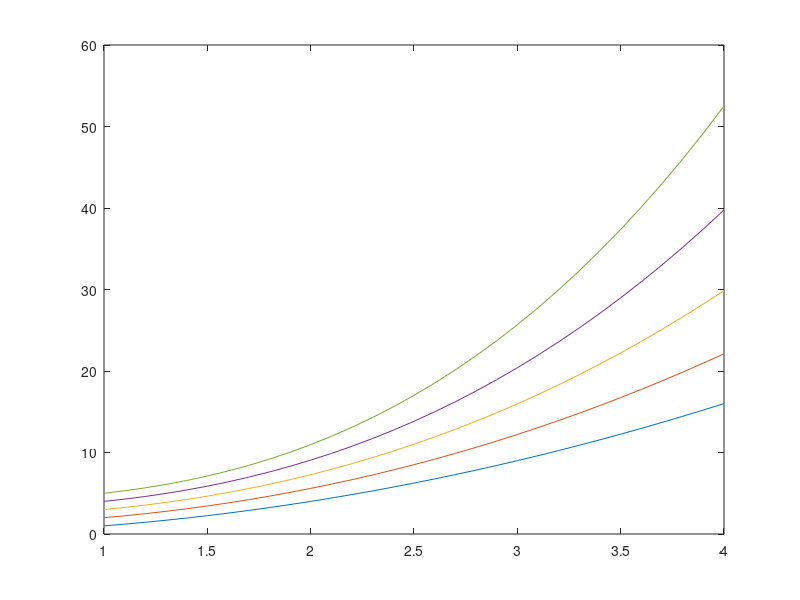
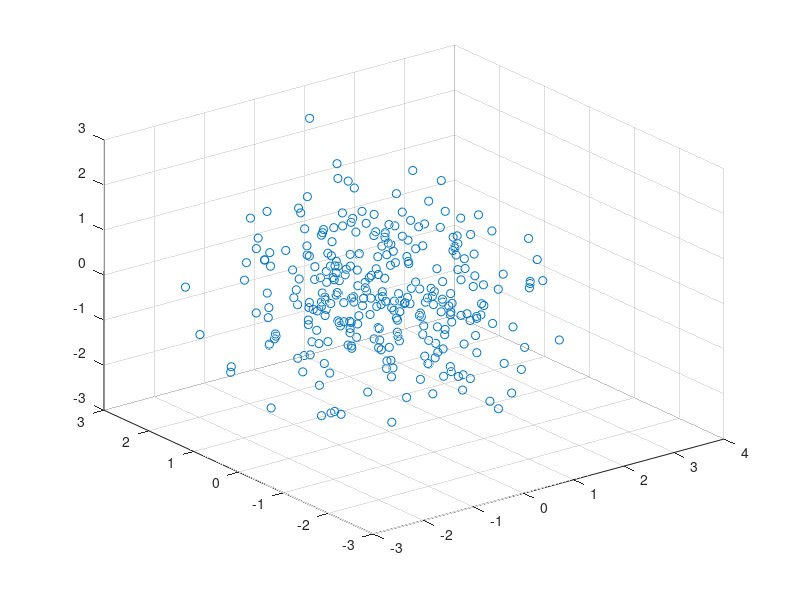
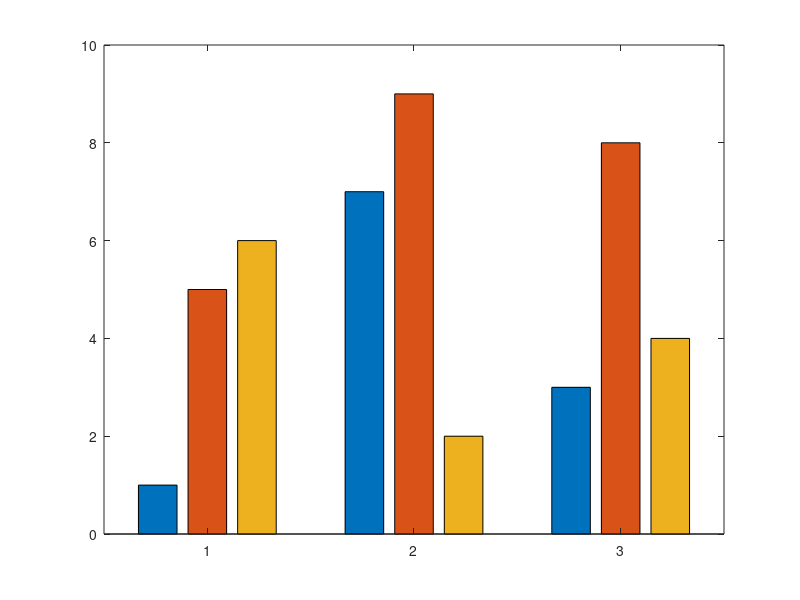
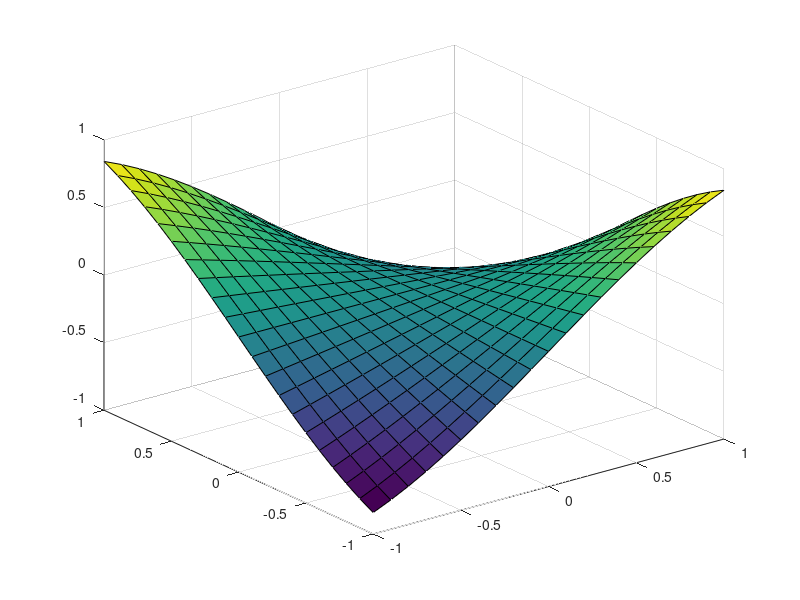

Reproduce these figures in MATLAB, in order. (Note: this script raises an error after producing the figures.)
close all

% ---------------------------------------------------
figure;
x = 1:0.1:4;
plot(x,x.^2,x,x.^2.2+1,x,x.^2.4+2,x,x.^2.6+3,x,x.^2.8+4);

% ---------------------------------------------------
figure
scatter3(randn(300,1),randn(300,1),randn(300,1))

% ---------------------------------------------------
figure
bar([1 5 6;7 9 2;3 8 4])

% ---------------------------------------------------
figure
x = -1:0.1:1;
y = -1:0.1:1;
[X Y] = meshgrid(x,y);
Z = sin(-X.*Y);
surf(X,Y,Z)

% ---------------------------------------------------
figure
subplot(221)
bar(magic(3))
subplot(222)
plot(magic(4))
subplot(223)
theta = linspace(0,1,500);
x = exp(theta).*sin(100*theta);
y = exp(theta).*cos(100*theta);
s = scatter(x,y);
subplot(224)
x = 2*randn(5000,1) + 5;
histogram(x,'Normalization','pdf')
hold on
y = -5:0.3:15;
mu = 5;
sigma = 2;
x = 2*randn(5000,1) + 8;
histogram(x,'Normalization','pdf')

% ---------------------------------------------------
figure
subplot(3,3,[1 2 4 5])
bar([1 3 4;2 4 2; 3 5 1]);
subplot(3,3,3)
scatter(randn(15,1),randn(15,1))
hold on
scatter(randn(15,1)+2,randn(15,1)+2)
subplot(3,3,6)
x = linspace(1,10,10);
y = sin(x);
errorbar(x,y,rand(1,length(x)))
hold on
errorbar(x+2,y+3,rand(1,length(x)))
set(gca,'XLim',[0 14])
subplot(3,3,[7 8 ])
x = 2*randn(5000,1) + 5;
histogram(x,'Normalization','pdf')
subplot(3,3,9)
x = linspace(1,6,30);
h = stem(x(1:3:end),sin(x(1:3:end)));
set(gca,'XLim',[0 7])

% ---------------------------------------------------
figure
x = 2*randn(5000,1) + 5;
histogram(x,'Normalization','pdf')
hold on
y = -5:0.3:15;
mu = 5;
sigma = 2;
f = exp(-(y-mu).^2./(2*sigma^2))./(sigma*sqrt(2*pi));
plot(y,f,'LineWidth',1.5)

% ---------------------------------------------------
figure
subplot(211)
x = linspace(1,10,20);
y = sin(x);
errorbar(x,y,rand(1,length(x)))
hold on
errorbar(x+2,y+3,rand(1,length(x)))
subplot(212)
x = randn(30,4)*4;
boxplot(x)

% ---------------------------------------------------
figure
subplot(221)
x = -4:0.1:4;
y = -4:0.1:4;
[X Y] = meshgrid(x,y);
Z =X.*X+Y.*Y;
contourf(X,Y,Z)
subplot(222)
[X,Y] = meshgrid(-2:.2:2);
Z = X.*exp(-X.^2 - Y.^2);
[DX,DY] = gradient(Z,.2,.2);
contour(X,Y,Z)
subplot(2,2,3)
x = linspace(0,3*pi,200);
y = cos(x) + rand(1,200);
scatter(x,y)
subplot(2,2,4)
load test.mat
scatter(test(:,1),test(:,2))


